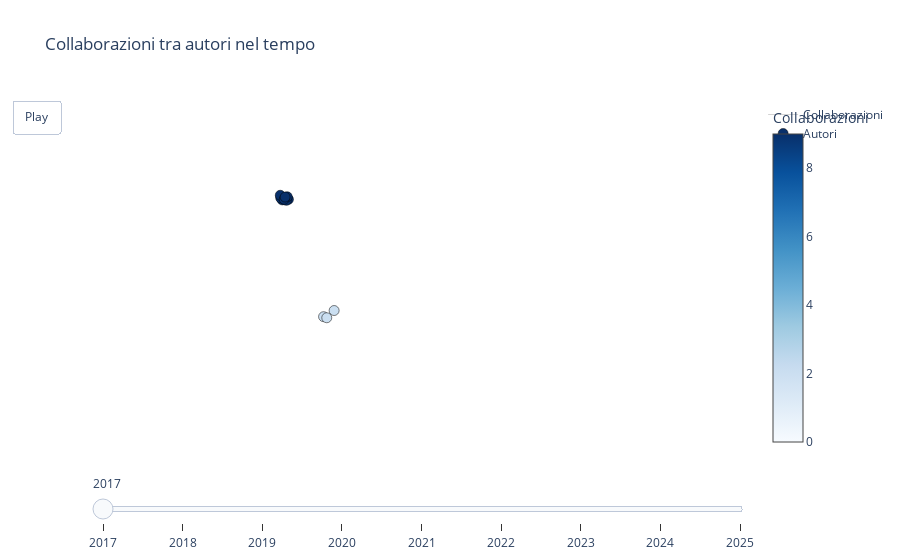

The code cell stored with this chart in its notebook:
### Markdown cell above
### Primo grafo: collaborazioni tra autori negli anni 2017-2025

### Code cell
import itertools
import pandas as pd
import networkx as nx
import plotly.graph_objects as go

# ==============================
# Preprocessing
# ==============================
df["authors_list"] = df["Authors"].str.split(";").apply(
    lambda x: [a.strip().replace(",", "") for a in x]
)
df["Year"] = pd.to_numeric(df["Year"], errors="coerce")

# Creazione grafi per anno
grafi_per_anno = {}
for anno, df_anno in df.groupby("Year"):
    G = nx.Graph()
    for authors in df_anno["authors_list"].dropna():
        for a1, a2 in itertools.combinations(authors, 2):
            if G.has_edge(a1, a2):
                G[a1][a2]["weight"] += 1
            else:
                G.add_edge(a1, a2, weight=1)
    grafi_per_anno[anno] = G

# Layout globale per tutti i grafi (coerenza tra anni)
G_totale = nx.compose_all(grafi_per_anno.values())
pos = nx.spring_layout(G_totale, seed=42)

# ==============================
# Funzione di plotting dei nodi
# ==============================
def create_traces(G, pos):
    edge_x, edge_y = [], []
    for u, v in G.edges():
        x0, y0 = pos[u]
        x1, y1 = pos[v]
        edge_x += [x0, x1, None]
        edge_y += [y0, y1, None]

    edge_trace = go.Scatter(
        x=edge_x, y=edge_y,
        mode="lines",
        line=dict(width=1, color="lightgray"),
        hoverinfo="none",
        name="Collaborazioni"
    )

    node_x, node_y, hover_text, degrees = [], [], [], []
    for node in G.nodes():
        x, y = pos[node]
        node_x.append(x)
        node_y.append(y)
        deg = G.degree(node)
        degrees.append(deg)
        hover_text.append(f"{node}<br>Collaborazioni: {deg}")

    node_trace = go.Scatter(
        x=node_x, y=node_y,
        mode="markers",
        hoverinfo="text",
        text=hover_text,
        marker=dict(
            size=10,
            color=degrees,
            colorscale="Blues",
            cmin=0,
            cmax=max(degrees),
            showscale=True,
            colorbar=dict(title="Collaborazioni"),
            line=dict(width=0.5, color="black")
        ),
        name="Autori"
    )

    return edge_trace, node_trace

# ==============================
# Creazione dei frame per l'animazione
# ==============================
frames = []
for anno in sorted(grafi_per_anno.keys()):
    edge_trace, node_trace = create_traces(grafi_per_anno[anno], pos)
    frames.append(go.Frame(
        data=[edge_trace, node_trace],
        name=str(anno),
        layout=go.Layout(title_text=f"Collaborazioni tra autori – {anno}")
    ))

# ==============================
# Figura finale
# ==============================
fig = go.Figure(
    data=frames[0].data,
    frames=frames,
    layout=go.Layout(
        title="Collaborazioni tra autori nel tempo",
        paper_bgcolor="white",
        plot_bgcolor="white",
        xaxis=dict(range=[-1.1, 1.1], showgrid=False, zeroline=False, visible=False),
        yaxis=dict(range=[-1.1, 1.1], showgrid=False, zeroline=False, visible=False),
        updatemenus=[{
            "type": "buttons",
            "showactive": False,
            "buttons":[{
                "label": "Play",
                "method": "animate",
                "args":[None, {"frame": {"duration": 2000, "redraw": True},
                               "transition": {"duration": 500},
                               "fromcurrent": True}]
            }]
        }],
        sliders=[{
            "steps":[{"method":"animate","args":[[f.name]],"label":f.name} for f in frames]
        }]
    )
)

fig.show()

### Figure 1 — Plotly figure (JSON) as saved in the notebook; plotly's stock layout.template omitted (floating-point values rounded to 4 significant figures; data arrays with more than 128 entries replaced by an {"elided": "..."} marker saying what was removed)
{"data": [{"hoverinfo": "none", "line": {"color": "lightgray", "width": 1}, "mode": "lines", "name": "Collaborazioni", "type": "scatter", "x": {"elided": "144 float values"}, "y": {"elided": "144 float values"}}, {"hoverinfo": "text", "marker": {"cmax": 9, "cmin": 0, "color": [9, 9, 9, 9, 9, 9, 9, 9, 9, 9, 2, 2, 2], "colorbar": {"title": {"text": "Collaborazioni"}}, "colorscale": [[0, "rgb(247,251,255)"], [0.125, "rgb(222,235,247)"], [0.25, "rgb(198,219,239)"], [0.375, "rgb(158,202,225)"], [0.5, "rgb(107,174,214)"], [0.625, "rgb(66,146,198)"], [0.75, "rgb(33,113,181)"], [0.875, "rgb(8,81,156)"], [1, "rgb(8,48,107)"]], "line": {"color": "black", "width": 0.5}, "showscale": true, "size": 10}, "mode": "markers", "name": "Autori", "text": ["Altenkirch T.<br>Collaborazioni: 9", "Chaudhuri K.<br>Collaborazioni: 9", "Dowek G.<br>Collaborazioni: 9", "Felty A.<br>Collaborazioni: 9", "Filinski A.<br>Collaborazioni: 9", "Miculan M.<br>Collaborazioni: 9", "Rabe F.<br>Collaborazioni: 9", "Ricciotti W.<br>Collaborazioni: 9", "Sacerdoti Coen C.S.<br>Collaborazioni: 9", "Sojakova K.<br>Collaborazioni: 9", "Omodeo E.G.<br>Collaborazioni: 2", "Policriti A.<br>Collaborazioni: 2", "Tomescu A.I.<br>Collaborazioni: 2"], "type": "scatter", "x": [-0.4663, -0.4456, -0.4641, -0.4537, -0.4715, -0.4729, -0.4524, -0.4495, -0.4597, -0.4567, -0.2926, -0.328, -0.3173], "y": [0.4756, 0.479, 0.4877, 0.4874, 0.4877, 0.5047, 0.4727, 0.4949, 0.4793, 0.4933, -0.2157, -0.2543, -0.261]}], "layout": {"paper_bgcolor": "white", "plot_bgcolor": "white", "sliders": [{"steps": [{"args": [["2017"]], "label": "2017", "method": "animate"}, {"args": [["2018"]], "label": "2018", "method": "animate"}, {"args": [["2019"]], "label": "2019", "method": "animate"}, {"args": [["2020"]], "label": "2020", "method": "animate"}, {"args": [["2021"]], "label": "2021", "method": "animate"}, {"args": [["2022"]], "label": "2022", "method": "animate"}, {"args": [["2023"]], "label": "2023", "method": "animate"}, {"args": [["2024"]], "label": "2024", "method": "animate"}, {"args": [["2025"]], "label": "2025", "method": "animate"}]}], "title": {"text": "Collaborazioni tra autori nel tempo"}, "updatemenus": [{"buttons": [{"args": [null, {"frame": {"duration": 2000, "redraw": true}, "fromcurrent": true, "transition": {"duration": 500}}], "label": "Play", "method": "animate"}], "showactive": false, "type": "buttons"}], "xaxis": {"range": [-1.1, 1.1], "showgrid": false, "visible": false, "zeroline": false}, "yaxis": {"range": [-1.1, 1.1], "showgrid": false, "visible": false, "zeroline": false}}}
